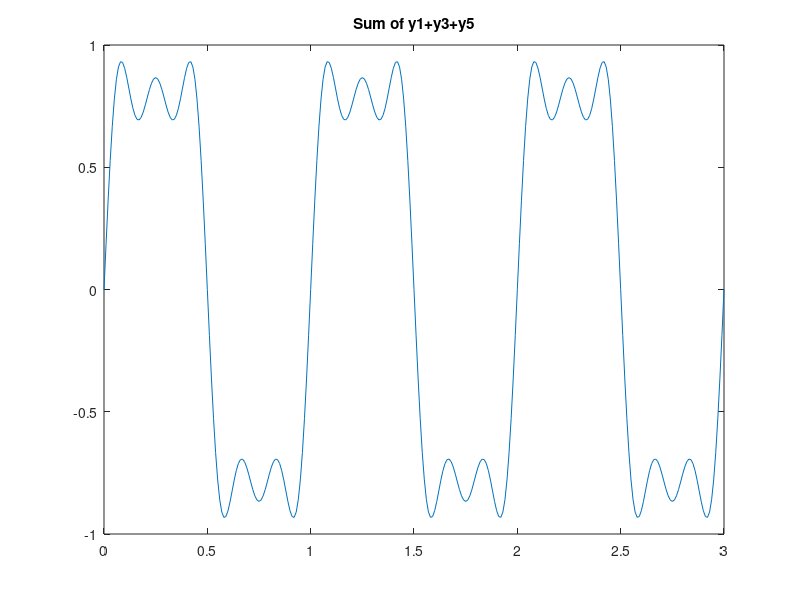

Recreate this plot in MATLAB. (Note: this script raises an error after producing the figure.)
%%              Signal Processing w/ MATLAB                 %%
%%      Generating Signals and Common Signal Operations     %%
%%                                                          %%
%%                  Project 1/2: Square Wave                %%
%%----------------------------------------------------------%%

fs = 100;
t = (0:1/fs:3)';            % time vector column

A = 1;                      % first harmonic 
y1 = (1/A)*sin(2*pi*A*t);

A = 3;                      % thrid harmonic
y3 = (1/A)*sin(2*pi*A*t);

plot(t,y1+y3)
title('Sum of y1+y3');

A = 5;                      % fifth harmonic
y5 = (1/A)*sin(2*pi*A*t);
plot(t,y1+y3+y5)
title('Sum of y1+y3+y5');

pspectrum(y1+y3+y5,fs);     % spectrum of y1+y3+y5


% sumOddHarmonics(10);        % builtin function
% edit sumOddHarmonics        % to edit builtin function

% % Generating Signals
% t = (0:1/fs:T)' 	        % Create a time vector of a specified duration T
% t = (0:n-1)'/fs 	        % Create a time vector with a specified number of samples
% s = A * sin(2*pi*f*t + phi) % Generate a sine wave at a given frequency f, amplitude A, and phase phi
% y = chirp(t,f0,t1,f1) 	    % Generate a chirp signal from f0 Hz to f1 Hz
% 
% % Common Signal Operations
% y = resample(x,p,q)         % The sample rate of y is p/q times the sample rate of x
% y = modulate(x,fc,fs)       % Shift the frequency content in x by the carrier frequency fc
% y = demod(x,fc,fs)          % Demodulate x using the carrier frequency fc
